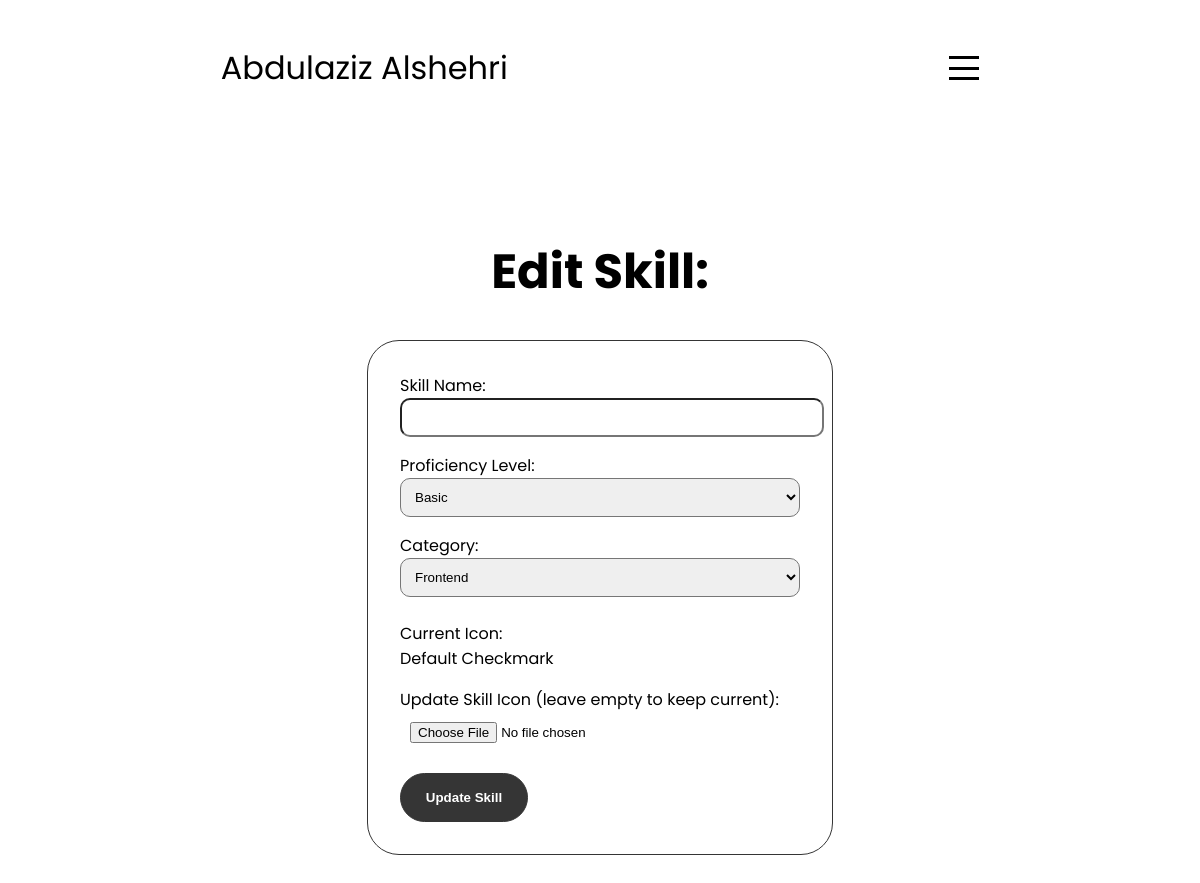
/edit/skill/28 (signed in), run on an earlier commit of the app's database.
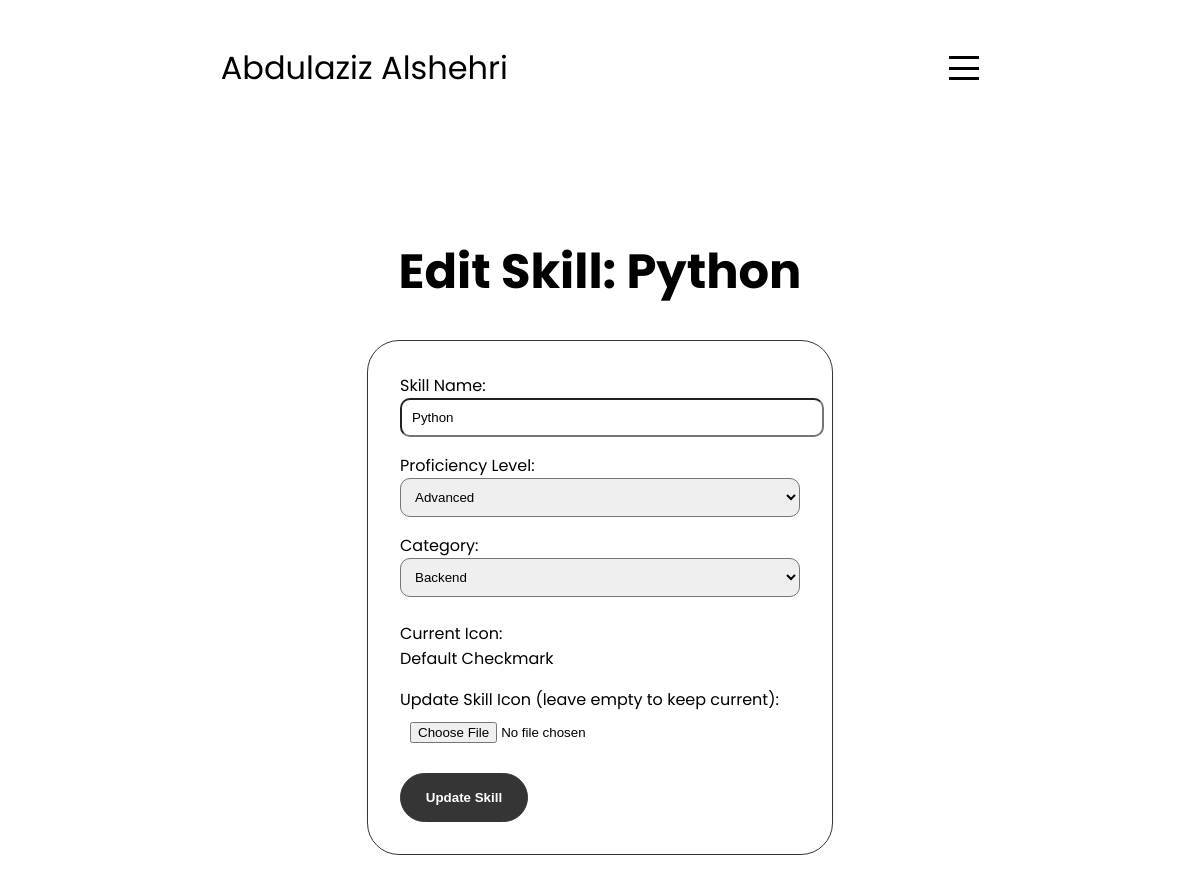
And on a later commit of the database.
### tables this page shows
CREATE TABLE skills(
                id INTEGER PRIMARY KEY AUTOINCREMENT,
                name TEXT NOT NULL,
                level TEXT NOT NULL,
                category TEXT NOT NULL
            );

### app.py (the view)
@app.route('/edit/skill/<int:id>', methods=['GET', 'POST'])
def edit_skill(id):
    if not session.get('logged_in'): return redirect(url_for('login'))
    conn = get_db_connection()
    if request.method == 'POST':
        conn.execute('UPDATE skills SET name=?, level=?, category=? WHERE id=?', (request.form['name'], request.form['level'], request.form['category'], id))
        conn.commit()
        conn.close()
        return redirect(url_for('index'))
    skill = conn.execute('SELECT * FROM skills WHERE id = ?', (id,)).fetchone()
    conn.close()
    return render_template('edit_skill.html', skill=skill)

### app.py (called while the page is built)
def get_db_connection():
    conn = sqlite3.connect(DB_PATH)
    conn.row_factory = sqlite3.Row
    return conn

### templates/edit_skill.html (shortened to what this page needs)
{% extends "base.html" %}
{% block content %}
<section id="contact" style="padding-top: 100px; display: flex; flex-direction: column; align-items: center;">
    <h2 class="title">Edit Skill: {{ skill.name }}</h2>
    <div class="contact-info-upper-container" style="width: 400px; padding: 2rem; border-radius: 2rem; border: rgb(53, 53, 53) 0.1rem solid;">
        <form method="POST" enctype="multipart/form-data">
            <label>Skill Name:</label>
            <input type="text" name="name" value="{{ skill.name }}" required class="btn-container" style="width: 100%; padding: 10px; margin-bottom: 1rem; border-radius: 10px;">
            <label>Proficiency Level:</label>
            <select name="level" style="width: 100%; padding: 10px; margin-bottom: 1rem; border-radius: 10px;">
                <option value="Basic" {% if skill.level == 'Basic' %}selected{% endif %}>Basic</option>
                <option value="Advanced" {% if skill.level == 'Advanced' %}selected{% endif %}>Advanced</option>
            </select>
            <label>Category:</label>
            <select name="category" style="width: 100%; padding: 10px; margin-bottom: 1.5rem; border-radius: 10px;">
                <option value="frontend" {% if skill.category == 'frontend' %}selected{% endif %}>Frontend</option>
                <option value="backend" {% if skill.category == 'backend' %}selected{% endif %}>Backend</option>
            </select>
            <label>Current Icon:</label>
            <div style="margin-bottom: 1rem;">
                {% if skill.icon %}
                    <img src="{{ url_for('serve_skill_icon', skill_id=skill.id) }}" style="width: 30px; height: 30px; object-fit: contain;">
                {% else %}
                    <span>Default Checkmark</span>
                {% endif %}
            </div>
            <label>Update Skill Icon (leave empty to keep current):</label>
            <input type="file" name="icon_file" accept="image/*" style="width: 100%; padding: 10px; margin-bottom: 20px; border-radius: 10px;">
            <button type="submit" class="btn btn-color-1">Update Skill</button>
        </form>
    </div>
</section>
{% endblock %}

### templates/base.html (shortened to what this page needs)
<!DOCTYPE html>
<html lang="en">
<head>
    <link rel="stylesheet" href="{{ url_for('static', filename='style.css') }}" />
    <link rel="stylesheet" href="{{ url_for('static', filename='mediaqueries.css') }}" />
</head>
<body>
    <nav id="hamburger-nav">
      <div class="logo">Abdulaziz Alshehri</div>
      <div class="hamburger-menu">
        <div class="hamburger-icon" onclick="toggleMenu()">
          <span></span>
          <span></span>
          <span></span>
        </div>
      </div>
    </nav>
    {% block content %}{% endblock %}
</body>
</html>

### static/style.css (style rules this page uses)
* { margin: 0; padding: 0; }
body { font-family: "Poppins", sans-serif; }
html { scroll-behavior: smooth; }
a, .btn { transition: all 300ms ease; }
nav, .nav-links { display: flex; }
nav { justify-content: space-around; align-items: center; height: 17vh; }
.logo { font-size: 2rem; }
#hamburger-nav { display: none; }
.hamburger-menu { position: relative; display: inline-block; }
.hamburger-icon { display: flex; flex-direction: column; justify-content: space-between; height: 24px; width: 30px; cursor: pointer; }
.hamburger-icon span { width: 100%; height: 2px; background-color: black; transition: all 0.3 ease-in-out; }
.hamburger-icon span:first-child { transform: none; }
.hamburger-icon span:first-child { opacity: 1; }
section { padding-top: 4vh; height: 96vh; margin: 0 10rem; box-sizing: border-box; min-height: fit-content; }
.title { font-size: 3rem; text-align: center; }
.btn-container { display: flex; justify-content: center; gap: 1rem; }
.btn { font-weight: 600; transition: all 300ms ease; padding: 1rem; width: 8rem; border-radius: 2rem; }
.btn-color-1, .btn-color-2 { border: rgb(53, 53, 53) 0.1rem solid; }
.btn-color-1, .btn-color-2:hover { background: rgb(53, 53, 53); color: white; }
.btn-container { gap: 1rem; }
#contact { display: flex; justify-content: center; flex-direction: column; height: 70vh; }
.contact-info-upper-container { display: flex; justify-content: center; gap: 2rem; border-radius: 2rem; border: rgb(53, 53, 53) 0.1rem solid; border-color: rgb(163, 163, 163); background: white; margin: 2rem auto; padding: 2rem; max-width: 800px; flex-wrap: wrap; }
.hamburger-icon { cursor: pointer; display: flex; flex-direction: column; gap: 5px; }
.hamburger-icon span { display: block; width: 30px; height: 3px; background-color: black; transition: 0.3s; }

### static/mediaqueries.css (style rules this page uses)
@media screen and (max-width: 1400px) { #contact, #projects { height: fit-content; } }
@media screen and (max-width: 1200px) { #hamburger-nav { display: flex; } }
@media screen and (max-width: 1200px) { section, .section-container { height: fit-content; } }
@media screen and (max-width: 1200px) { section { margin: 0 5%; } }

What changed in the data, as far as the page shows it:
added skills: name "Python", level "Advanced", category "Backend"
Also different on the page:
form field level: "Basic" → (not shown)
form field category: "Frontend" → (not shown)
